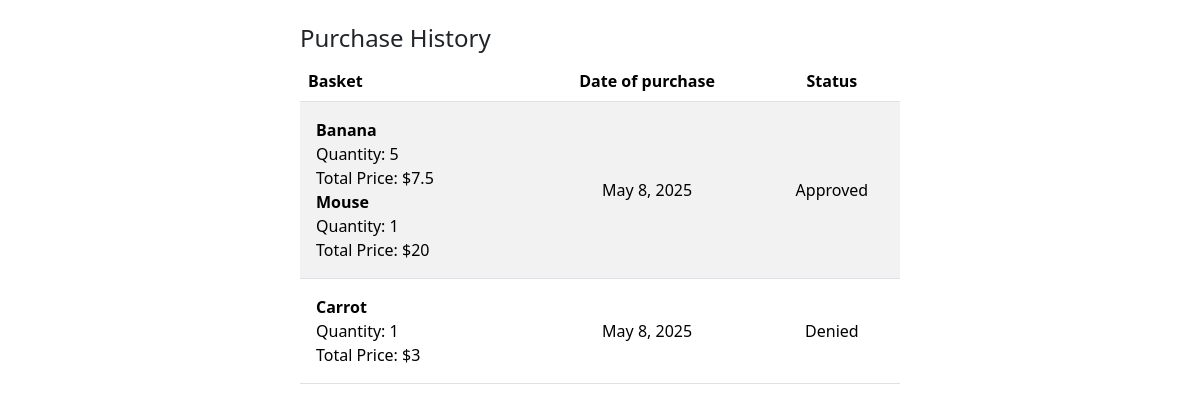
Before: /purchase-history/ (signed in) with the older database file.
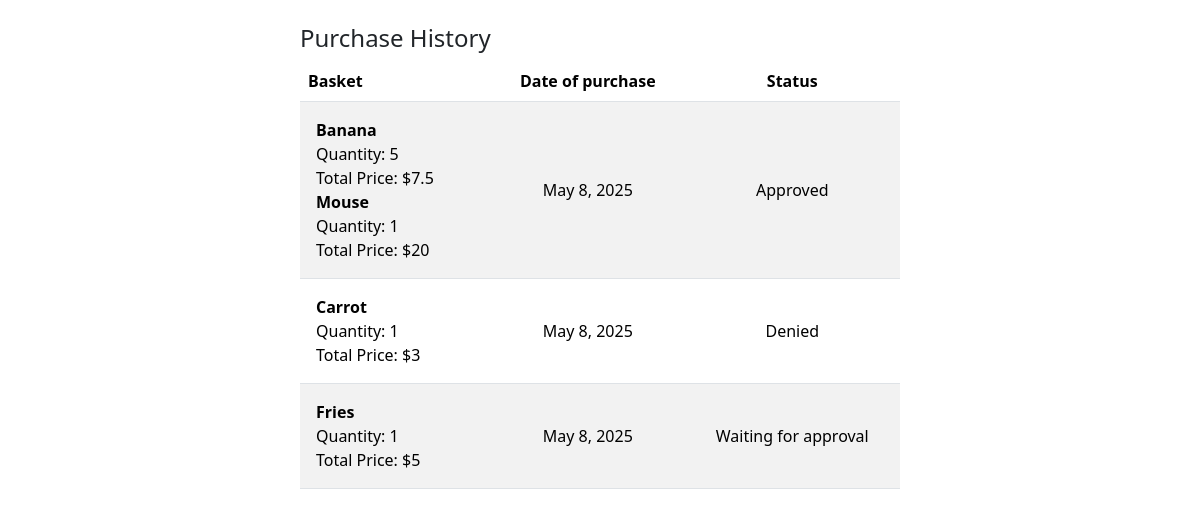
After: the same page with the newer database file.
### store/models.py (models this page shows)
class Basket(models.Model):
  customer = models.ForeignKey(User, on_delete=models.SET_NULL, null=True, blank=True)
  products = models.JSONField()
  BASKET_STATUS = (('a', 'Approved'), ('d', 'Denied'), ('w', 'Waiting for approval'))
  status = models.CharField(
    max_length=1,
    choices=BASKET_STATUS,
    blank=True,
    default='w',
    help_text='Basket status'
  )
  date_created = models.DateField(null=True, blank=True)
  date_modified = models.DateField(null=True, blank=True)

### store/views.py (the view)
# urls.py: path('purchase-history/', views.PurchaseHistoryView.as_view(), name='customer-purchase-history'),
class PurchaseHistoryView(PermissionRequiredMixin, LoginRequiredMixin, generic.ListView):
  model = Basket
  context_object_name = 'purchase_history'
  template_name = 'purchase_history.html'
  permission_required = "store.view_basket"
  def get_queryset(self):
    pk = self.kwargs.get('pk')
    user = self.request.user
    if pk:
      if user.groups.filter(name="staff").exists():
        return Basket.objects.filter(customer__pk=pk)
      else:
        raise PermissionDenied("You don't have permission to perform this action.")
    return Basket.objects.filter(customer=user)

### store/templates/purchase_history.html (shortened to what this page needs)
{% extends "master.html" %}
{% block content %}
<div class="d-flex justify-content-center g-2 mt-4">
  <div class="col-6">
    <h4>Purchase History</h4>
    <table class="table table-striped">
      <thead>
        <tr>
          <th scope="col">Basket</th>
          <th scope="col" class="text-center">Date of purchase</th>
          <th scope="col" class="text-center">Status</th>
        </tr>
      </thead>
      <tbody>
        {% for item in purchase_history %}
          <tr>
            <td class="p-3">
              {% for product in item.products %}
                <strong>{{ product.name|capfirst }}</strong><br>
                Quantity: {{ product.quantity }}<br>
                Total Price: ${{ product.total_price }}<br/>
              {% endfor %}
            </td>
            <td class="text-center align-middle">{{ item.date_created }}</td>
            <td class="text-center align-middle">{{ item.get_status_display  }}</td>
          </tr>
        {% endfor %}
      </tbody>
    </table>
  </div>
</div>
{% endblock %}

Changed rows visible on the page:
added Basket: name "Fries", quantity "1", total_price "5", date_created "May 8, 2025", status "Waiting for approval"
